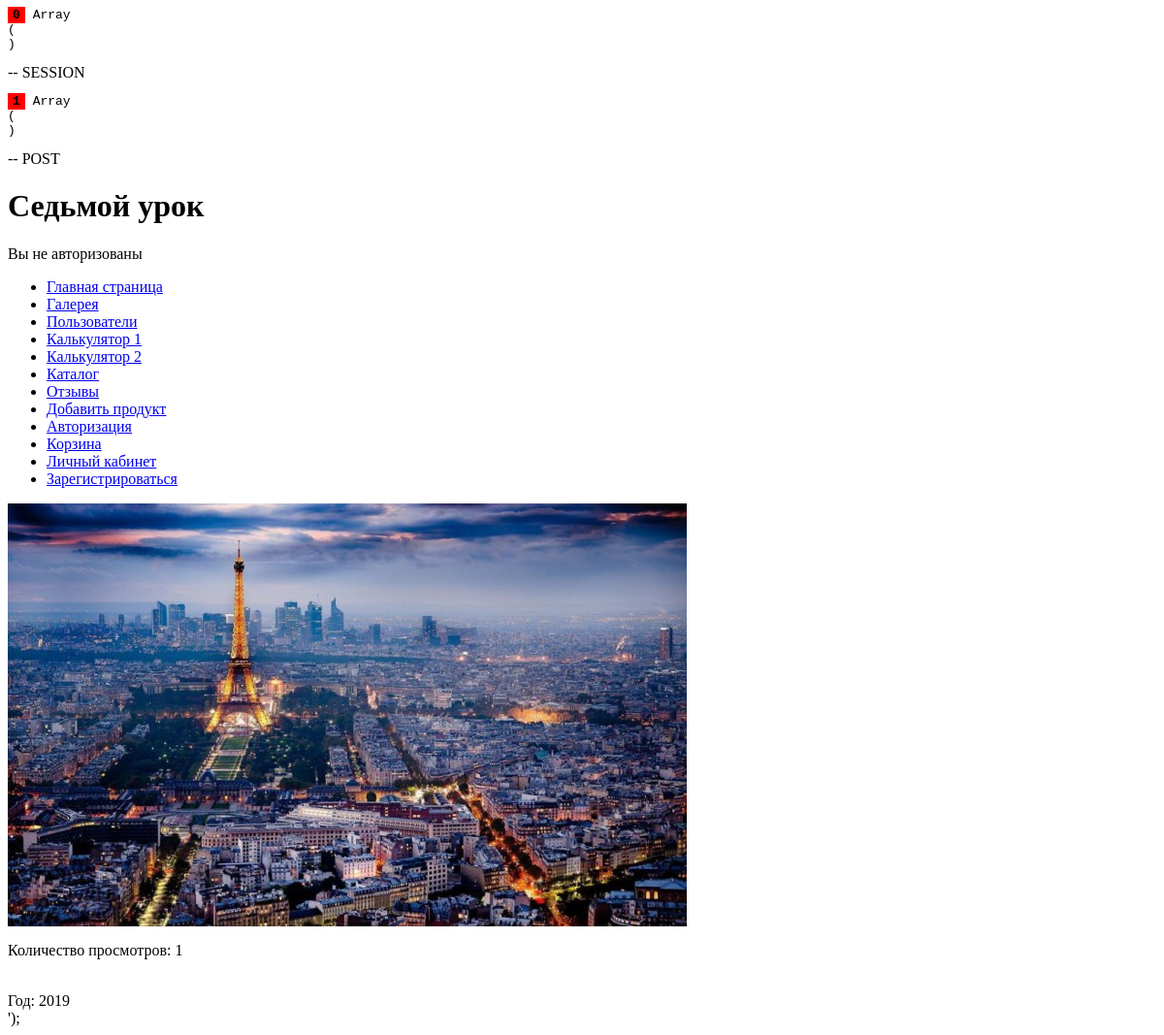
/?page=singlePic&pic_id=6, run on an earlier commit of the app's database.
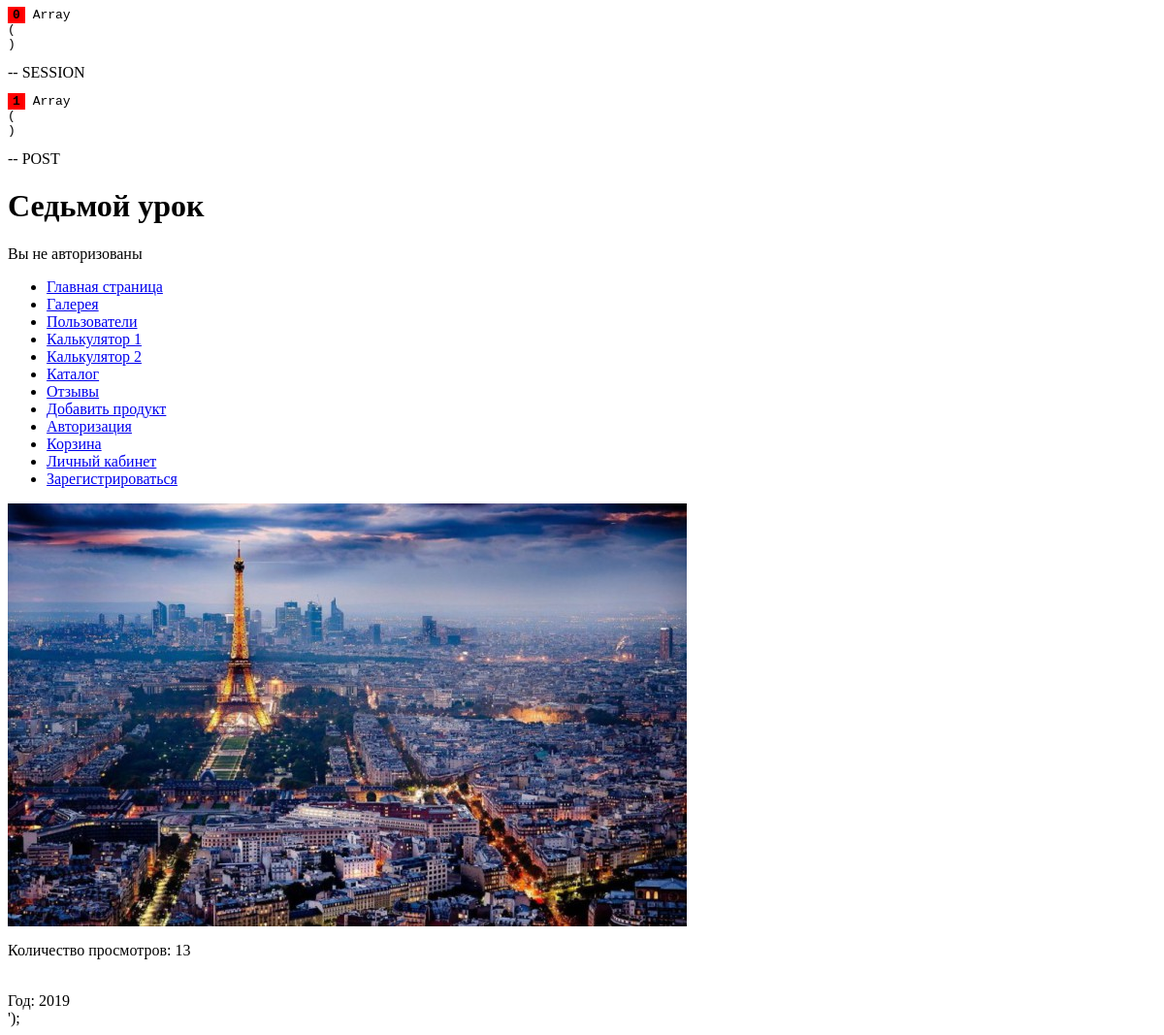
And on a later commit of the database.
### tables this page shows
CREATE TABLE `gallery` (
  `pic_id` int(11) NOT NULL,
  `path` longtext NOT NULL COMMENT 'Путь к картинке',
  `name` text NOT NULL,
  `viewCount` int(10) NOT NULL DEFAULT '0' COMMENT 'Количество просмотров'
);

### public/index.php (called while the page is built)
<?php
include ('../main/main.php');
?>

### main/pages/singlePic.php (the view, shortened to what this page needs)
<?php
$sql_singlePic = "SELECT pic_id, path, name, viewCount FROM gallery";
$res_singlePic = mysqli_query(connectToSQL(), $sql_singlePic) or die(mysqli_error(connectToSQL()));
while ($picData = mysqli_fetch_assoc($res_singlePic)) {
    $picId = (int)$picData['pic_id'];
    if($_GET['pic_id'] == $picId) {
        $singlePicHTML = <<<php
        <title>Как динамически менять?</title>
        <img src="{$picData['path']}" alt="" width = 700px>
        <p>Количество просмотров: {$picData['viewCount']}</p>
php;
    };
};
?>

What changed in the data, as far as the page shows it:
changed gallery: viewCount "1" → "13"
